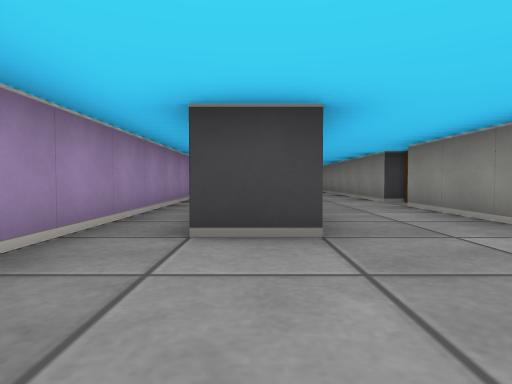
[1] (above)

16 first-person views from a walk through a cub3D level. The camera is about half as high as the walls, tilts 2° down and sees 75° across. The floor is counted in squares. Each view is taken from the middle of a square. On the plan, view 1 faces up. The plan holds only what a view shows up to about 9 squares ahead; the rest is blank.

[2]
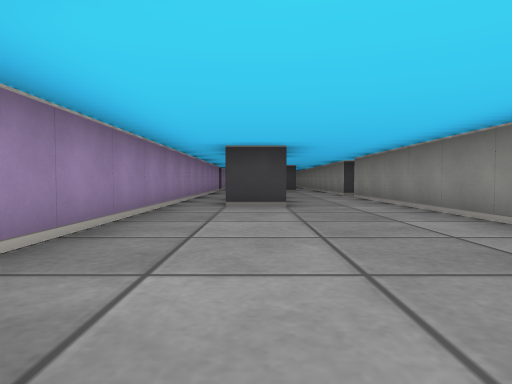

[3]
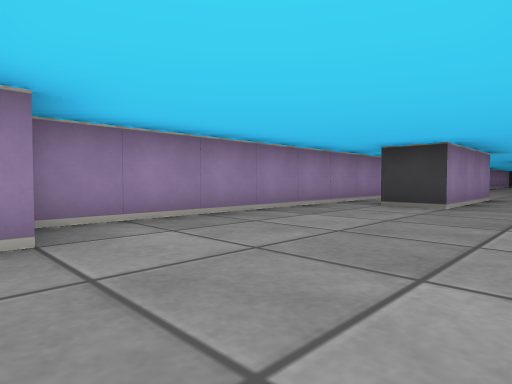

[4]
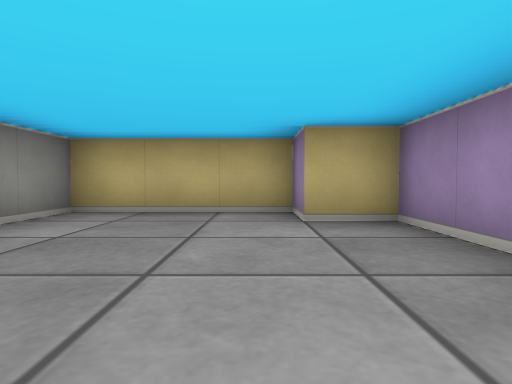

[5]
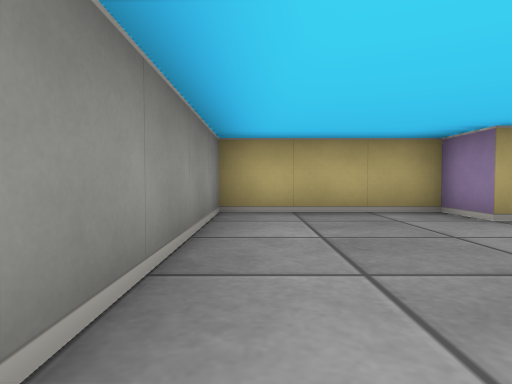

[6]
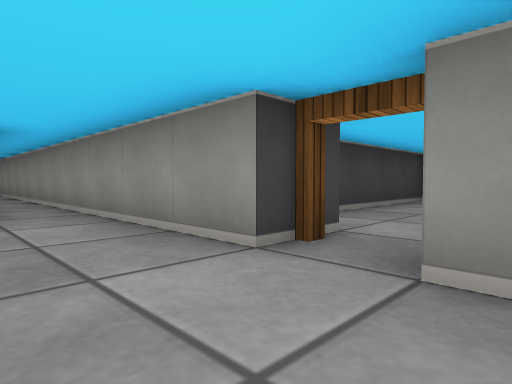

[7]
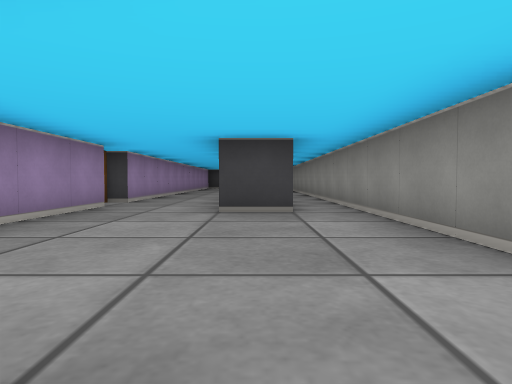

[8]
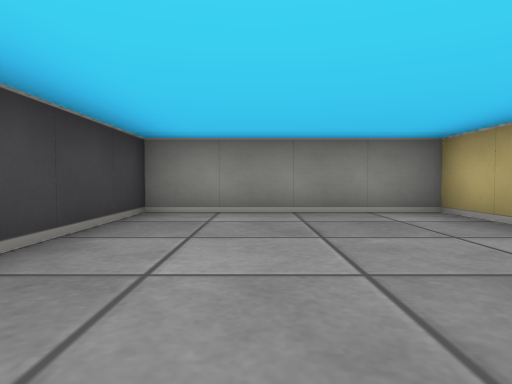

[9]
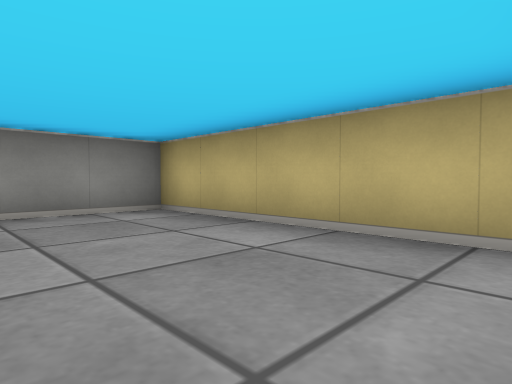

[10]
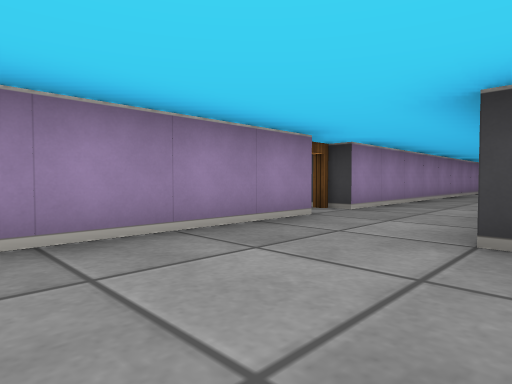

[11]
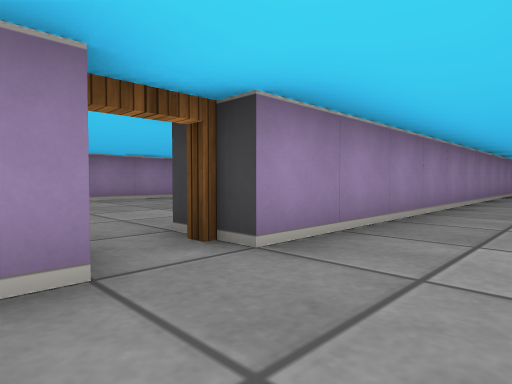

[12]
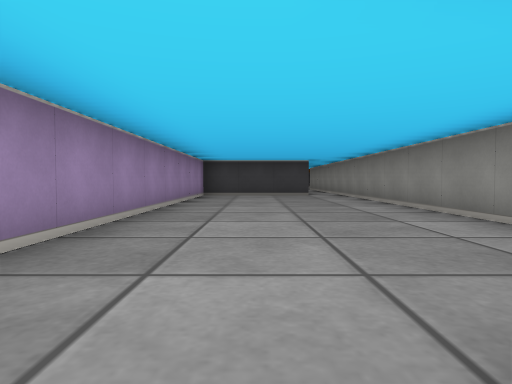

[13]
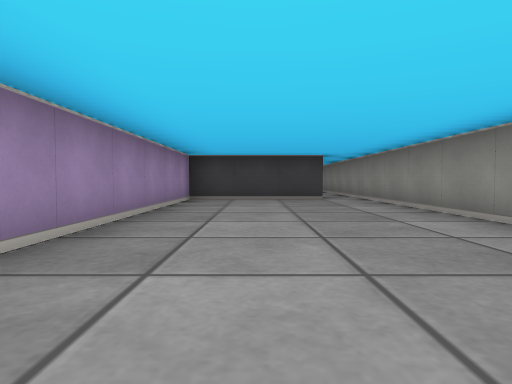

[14]
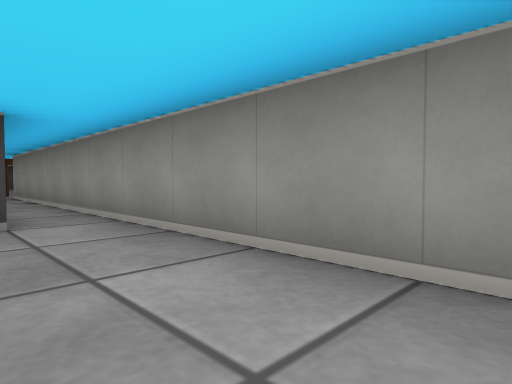

[15]
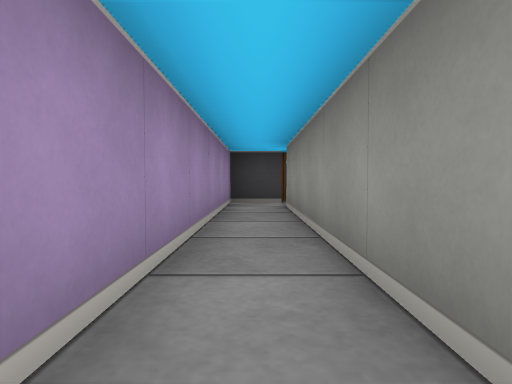

[16]
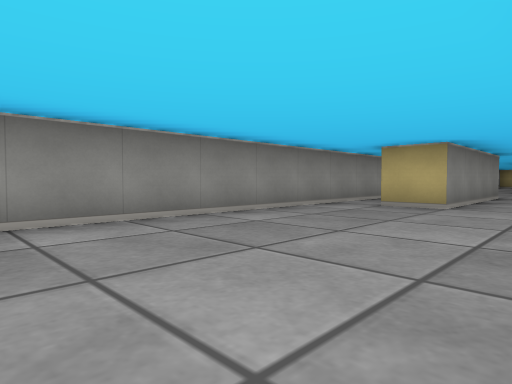

### Floor plan
Points are (right, up) in squares from view 1. A wall is a line through its corners. A room is listed if a view was taken in it or the views show most of it. See-through windows are left out.
Room 1 (views 1, 2, 3, 4, 5, 6, 7)
walls: (0.5, 5.5) (0.5, 2.5) (-0.5, 2.5); (-1.5, 5.4) (-1.5, -2.5) (-0.5, -2.5) (-0.5, -3.5) (2.5, -3.5) (2.5, 5.5)
ways out: opening at (0.7, 5) to room 3
Room 2 (views 8, 9)
walls: (4.2, 3.5) (8.5, 3.5) (8.5, 7.5) (5.1, 7.5)
ways out: open door at (3, 6) to room 3
Room 3 (views 10, 11, 12)
walls: (1.5, 9.5) (0.5, 9.5) (0.5, 13.5); (-1.5, 10.6) (-1.5, 5.4); (2.5, 6.5) (2.5, 13.5); (-1.5, 14.5) (-1.5, 11.5)
ways out: opening at (0.7, 5) to room 1; open door at (3, 6) to room 2; opening at (0.3, 13.3) to room 4; open door at (-2, 11)
Room 4 (views 13, 14, 15, 16)
walls: (1.6, 22.5) (-1.5, 22.5) (-1.5, 14.5); (0.5, 13.5) (1.5, 13.5); (2.5, 13.5) (2.5, 28.5); (2.5, 29.5) (1.5, 29.5) (1.5, 23.6)
ways out: opening at (0.3, 13.3) to room 3; open door at (3, 30)

Positions as (right, up) in squares from view 1, and headings:
1: (0, 0), facing up
2: (0, -3), facing up
3: (2, -3), facing up-left
4: (0, 1), facing down
5: (2, 1), facing down
6: (1, 5), facing up-right
7: (1, 5), facing up
8: (4, 6), facing right
9: (4, 6), facing down-right
10: (1, 7), facing up-left
11: (0, 10), facing up-left
12: (0, 13), facing up
13: (0, 15), facing up
14: (1, 19), facing up-right
15: (2, 23), facing up
16: (-1, 19), facing down-right
